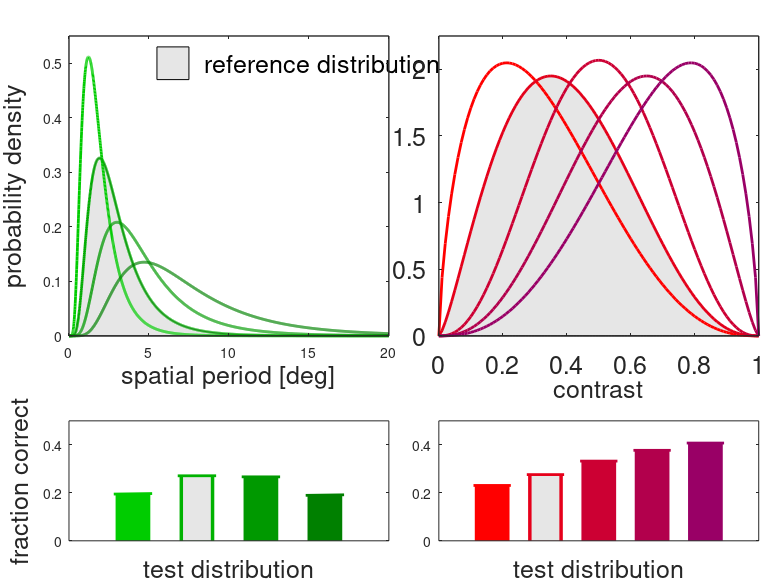
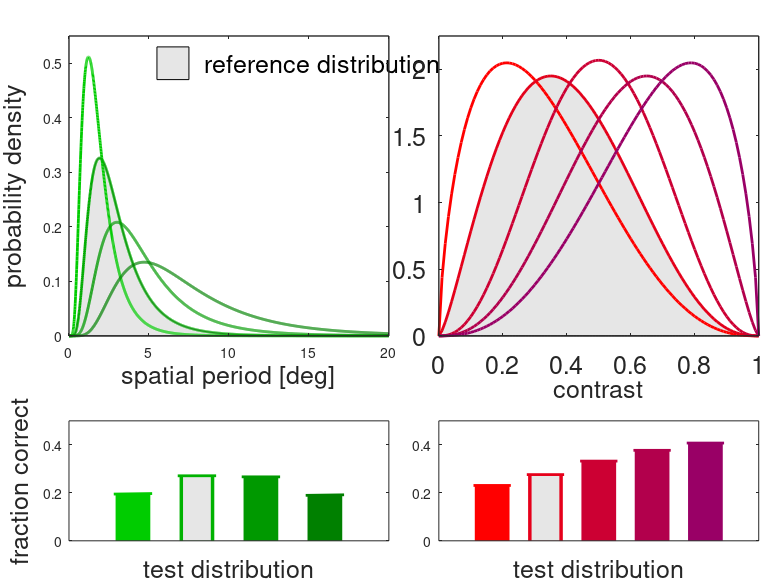

Write the MATLAB code that produced these figures, in order.
% script for creating Fig. 5
% input data:
%   script_4d_lognorm_data.mat
%   script_4d_beta_data.mat

close all
clearvars
cd(fileparts(which(mfilename)));
addpath('../functions/');

font_size = 18;
bigfont_size = 24;

light_grey = [.9 .9 .9];

width = 320;
height1 = 300;
height2 = 120;
mtop = 35;
mbottom = 45;
mright = 20;
mleft = 70;
gapx = 50;
gapy = 85;
barwidth = 15;
smallbargap = 2;

figure_width = mleft+2*width+gapx+mright;
figure_height = mbottom+height2+gapy+height1+mtop;
set(gcf,'unit','pixel','position',[0 0 figure_width figure_height])
set(gcf,'color','white')

% panel A

axes_position = [mleft mbottom+height2+gapy width height1];
axes('unit','pixel','position',axes_position)
set(gca,'FontName','Helvetica','fontsize',font_size,'linewidth',1)

text(-0.18,1.05,'A','fontname','Helvetica','fontsize',bigfont_size,'units','normalized')
plot([])
hold on

xmin = 0.01; xmax = 20; dx = 0.01;
pmu_values = [0.5 0.95 1.4 1.85];
psigma_values = [0.55 0.55 0.55 0.55];
colors1 = [0 .8 0; 0 .7 0; 0 .6 0; 0 .5 0];

m = 2;
pmu = pmu_values(m);
psigma = psigma_values(m);
lognorm = @(x) exp(-(log(x)-pmu).^2/psigma^2/2)./x/psigma/sqrt(2*pi);
xx = xmin:dx:xmax;
yy = lognorm(xx)/integral(lognorm,xmin,xmax);
area(xx,yy,'FaceColor',light_grey)
set(gca,'layer','top','linewidth',1) 

M1 = length(pmu_values);
for m = 1:M1
    pmu = pmu_values(m);
    psigma = psigma_values(m);
    lognorm = @(x) exp(-(log(x)-pmu).^2/psigma^2/2)./x/psigma/sqrt(2*pi);
    xx = xmin:dx:xmax;
    yy = lognorm(xx)/integral(lognorm,xmin,xmax);
    plot(xx,yy,'color',colors1(m,:),'linewidth',2)
end

set(gca,'xlim',[0 xmax],'ylim',[0 0.55])
xlabel('spatial period [deg]','fontname','Helvetica','fontsize',font_size)
ylabel('probability density','fontname','Helvetica','fontsize',font_size)
ylabh = get(gca,'ylabel');
set(ylabh,'position',get(ylabh,'position') - [0.45 0 0])

patch([5.5 7.5 7.5 5.5],[0.47 0.47 0.53 0.53],light_grey)
text(8.5,0.5,'reference distribution','fontname','Helvetica','fontsize',font_size)

% panel B

axes_position = [mleft+width+gapx mbottom+height2+gapy width height1];
axes('unit','pixel','position',axes_position)
set(gca,'FontName','Helvetica','fontsize',font_size,'linewidth',1)

text(-0.1,1.05,'C','FontName','Helvetica','fontsize',bigfont_size,'units','normalized')
plot([])
hold on

c_resolution = 0.01;
palpha_values = [1.7 2.4 3.6 3.6 3.6];
pbeta_values = [3.6 3.6 3.6 2.4 1.7];
colors2 = [1 0 0; .9 0 .1; .8 0 .2; .7 0 .3; .6 0 .4];

m = 2;
palpha = palpha_values(m);
pbeta = pbeta_values(m);
beta = @(x) (x.^(palpha-1)).*(1-x).^(pbeta-1);
xx = 0:c_resolution:1;
yy = beta(xx)/integral(beta,0,1);
area(xx,yy,'FaceColor',[.9 .9 .9])
set(gca,'layer','top','linewidth',1) 

M2 = length(palpha_values);
for m = 1:M2
    palpha = palpha_values(m);
    pbeta = pbeta_values(m);
    beta = @(x) (x.^(palpha-1)).*(1-x).^(pbeta-1);
    xx = 0:c_resolution:1;
    yy = beta(xx)/integral(beta,0,1);
    plot(xx,yy,'color',colors2(m,:),'linewidth',2)
end

set(gca,'xlim',[0 1],'fontsize',font_size)
set(gca,'ylim',[0 2.25],'fontsize',font_size)
xlabel('contrast','FontName','Helvetica','fontsize',font_size)

% panel C

axes_position = [mleft mbottom width height2];
axes('unit','pixel','position',axes_position)
set(gca,'FontName','Helvetica','fontsize',font_size,'linewidth',1)

text(-0.185,1.25,'B','fontsize',bigfont_size,'units','normalized')
plot([])
hold on

set(gca,'xlim',[0 M1+1],'xtick',[])
set(gca,'ylim',[0 .5],'ytick',[0 .2 .4])
xlabel('test distribution','FontName','Helvetica','fontsize',font_size)
ylabel('fraction correct','FontName','Helvetica','fontsize',font_size)
ylabh = get(gca,'ylabel');
set(ylabh,'position',get(ylabh,'position') - [0.1 0 0])
 
load('script_4d_lognorm_data.mat','OPT_FC','GREY_FC')
 
dm = 0.3;
order = [2 1 3 4];
for m = 1:M1
       line([m m],[0 GREY_FC(order(m))],'color',colors1(m,:),'linewidth',25)
       if m == 2
           line([m m],[0 GREY_FC(order(m))],'color',[.9 .9 .9],'linewidth',20)
       end
       line([m-dm m+dm],[OPT_FC(order(m)) GREY_FC(order(m))],'color',colors1(m,:),'linewidth',2)
end
set(gca,'layer','top') 

% panel D

axes_position = [mleft+width+gapx mbottom width height2];
axes('unit','pixel','position',axes_position)
set(gca,'FontName','Helvetica','fontsize',font_size,'linewidth',1)

text(-0.1,1.25,'D','fontsize',bigfont_size,'units','normalized')
plot([])
hold on

set(gca,'xlim',[0 M2+1],'xtick',[])
set(gca,'ylim',[0 .5],'ytick',[0 .2 .4])
xlabel('test distribution','FontName','Helvetica','fontsize',font_size)

load('script_4d_beta_data.mat','OPT_FC','GREY_FC')

dm = 0.35;
for m = 1:M2
      line([m m],[0 GREY_FC(m)],'color',colors2(m,:),'linewidth',25)
      if m == 2
          line([m m],[0 GREY_FC(m)],'color',[.9 .9 .9],'linewidth',20)
      end
      line([m-dm m+dm],[OPT_FC(m) OPT_FC(m)],'color',colors2(m,:),'linewidth',2)
end
set(gca,'layer','top') 

set(gcf,'PaperPositionMode','auto','papersize',[28 21]);
print(gcf,mfilename,'-dpdf','-r0')
saveas(gcf,[mfilename,'.png']);